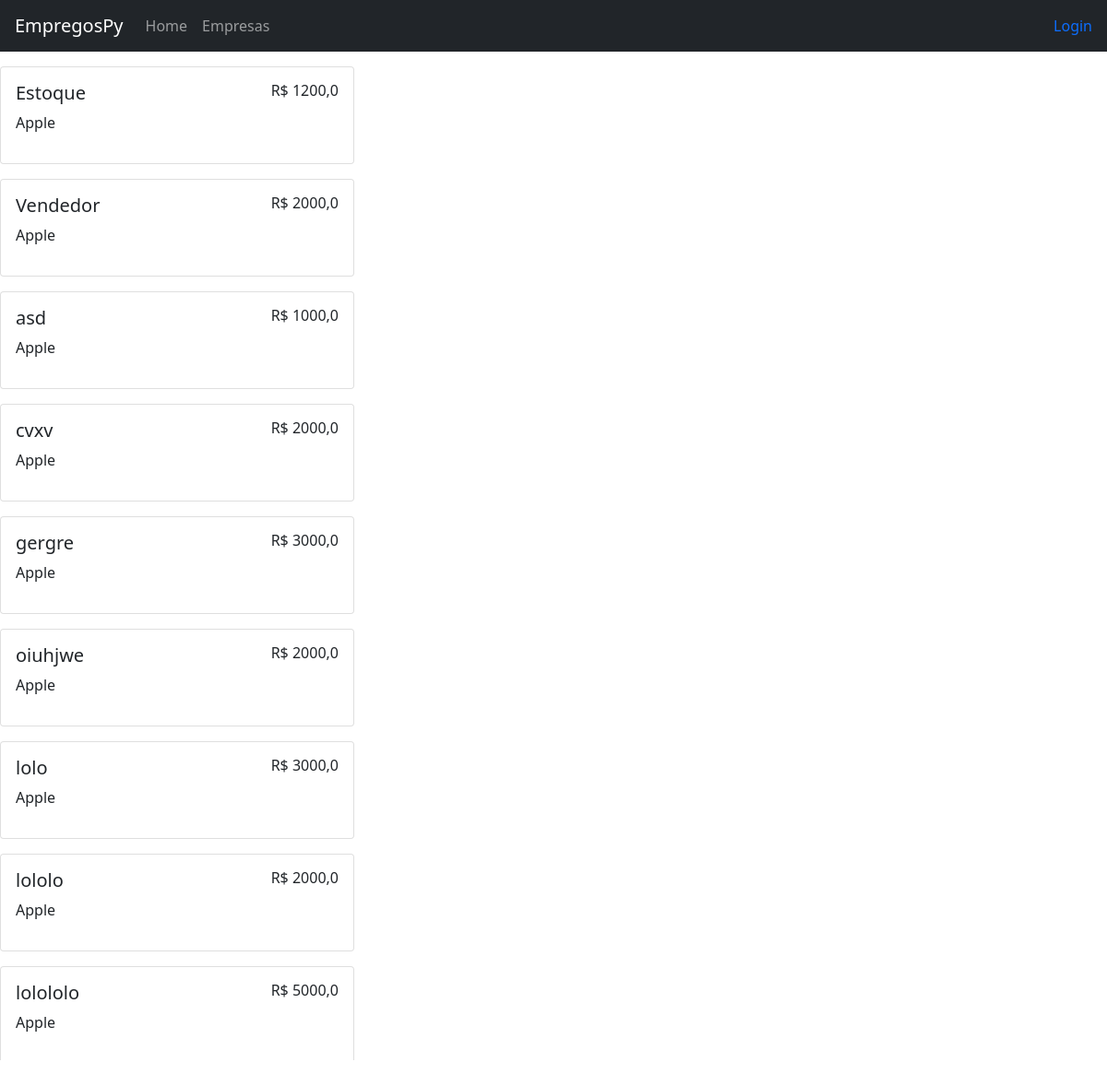
The page / on the database its author committed.
### empresa/models.py (models this page shows, shortened)
class Vaga(models.Model):
    slug = models.SlugField('slug', unique=True, null=True, blank=True, max_length=1000)
    empresa = models.ForeignKey(Empresa, on_delete=models.CASCADE)
    cargo = models.CharField('Cargo', max_length=1000)
    salario = models.FloatField('Salário')
    descricao = models.TextField('Descrição')
    candidatos = models.IntegerField('Candidatos', default=0)
    criada_em = models.DateField('Criado Em', auto_now_add=True)
    beneficios = models.CharField('Benefícios', max_length=1000)
    qtd_vagas = models.IntegerField('Quantidade de Vagas', default=1)
    ativa = models.BooleanField('Ativa', default=True)
    cidade = models.CharField('Cidade', max_length=1024)

class Empresa(models.Model):
    usuario = models.ForeignKey(settings.AUTH_USER_MODEL, on_delete=models.CASCADE)
    nome = models.CharField('Nome', max_length=1024)
    cpnj = models.CharField('CNPJ', max_length=100, unique=True)
    logo = models.ImageField('Logo', null=True, blank=True)
    telefone = models.CharField('Telefone', max_length=100, null=True, blank=True)
    email = models.EmailField('E-mail', max_length=100, null=True, blank=True)
    endereco = models.CharField('Endereço', max_length=1024, null=True, blank=True)
    cidade = models.CharField('Cidade', max_length=1024, null=True, blank=True)
    estado = models.CharField('Estado', max_length=2, null=True, blank=True)
    descricao = models.TextField('Descrição', null=True, blank=True)
    def __str__(self):
        return self.nome

### core/views.py (the view)
# urls.py: path('', views.home_site, name='home_site'),
def home_site(request):
    vagas = Vaga.objects.filter(ativa=True)
    return render(request, 'site/index.html', {'vagas':vagas})

### core/templates/site/index.html (shortened to what this page needs)
{% extends 'site/base.html' %}
    {% block content %}
    <div>
        <div class="row">
            <div id="scroll-vagas" class="col-4 scroll">
                {% for v in vagas %}
                <div class="card mt-3 card-vaga {% if v.id == vaga.id %} card-active {% endif %}" vaga-slug="{{ v.slug }}">
                    <div class="card-body">
                        <h5>{{ v.cargo }}
                            <span class="float-end" style="font-size: 16px !important;">R$ {{ v.salario }}</span>
                        </h5>
                        <p>{{ v.empresa }}</p>
                    </div>
                </div>
                {% endfor %}
            </div>
            <div class="col-8">
            </div>
        </div>
    </div>
    {% endblock %}

### core/static/css/styles.css (style rules this page uses)
.scroll { overflow-y: scroll !important; max-height: 90vh !important; margin: 0%; }

### rows shown on the page
Vaga: cargo "Estoque", salario "1200,0", empresa "Apple"
Vaga: cargo "Vendedor", salario "2000,0", empresa "Apple"
Vaga: cargo "asd", salario "1000,0", empresa "Apple"
Vaga: cargo "cvxv", salario "2000,0", empresa "Apple"
Vaga: cargo "gergre", salario "3000,0", empresa "Apple"
Vaga: cargo "oiuhjwe", salario "2000,0", empresa "Apple"
Vaga: cargo "lolo", salario "3000,0", empresa "Apple"
Vaga: cargo "lololo", salario "2000,0", empresa "Apple"
Vaga: cargo "lolololo", salario "5000,0", empresa "Apple"
